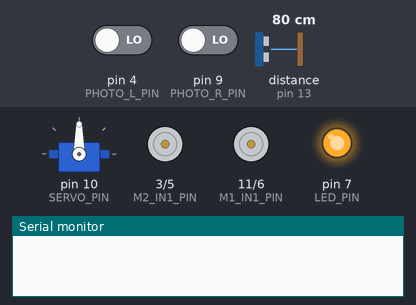
Recording of a sketch running on a simulated Arduino Uno, built with avr-gcc and run on an emulated ATmega328P. On the bench: servo, motor-driver pin pairs drawn as motors (green arrow = first pin HIGH = forward, orange = second pin HIGH = backward, longer = more drive), output pins drawn as LEDs (lit = HIGH), the last lines printed to the serial monitor. Wiring (inferred from the names in the program): ultrasonic range finder: trigger pin 12; echo pin 13. The test bench sets the inputs (shaded band); at power-on: distance to the obstacle (sensor on pin 13) 80 cm, pin 4 (PHOTO_L_PIN) LOW, pin 9 (PHOTO_R_PIN) LOW. The echo pulse lasts 58.3 µs per cm; pins used as bus, display or sensor lines are not drawn.

Above: at 0.1 s.
1.8 s: distance to the obstacle (sensor on pin 13) set to 250 cm
4.8 s: distance to the obstacle (sensor on pin 13) set to 2 cm
At 5.22 s:
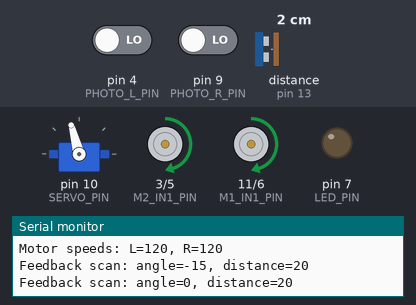
7.8 s: distance to the obstacle (sensor on pin 13) set to 83 cm
At 9.34 s:
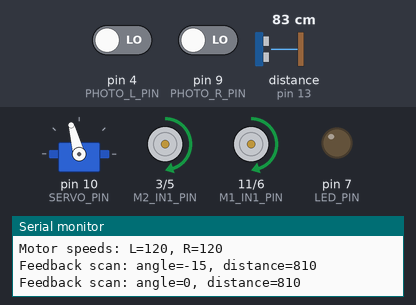
10.8 s: distance to the obstacle (sensor on pin 13) set to 60 cm
At 14.74 s:
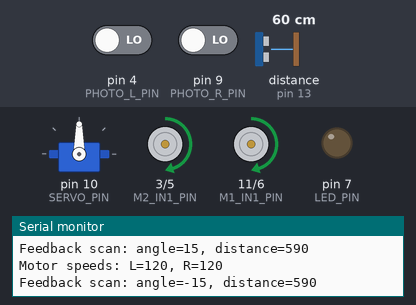
Timing chart, 0 to 14.8 s (numbered marks = the images above; inputs shaded):
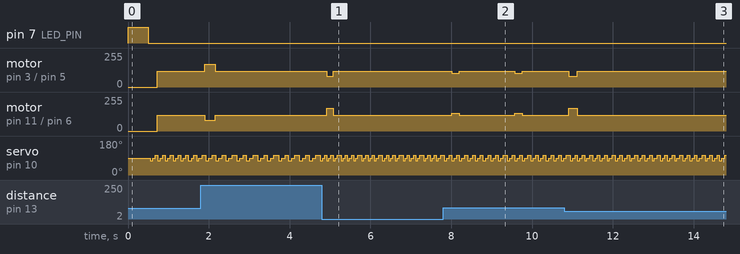

Measured:
- after the input at 4.8 s, motor on pin 3 (M2_IN1_PIN) / pin 5 (M2_IN2_PIN): forward 120/255 → forward 80/255 after 0.12 s, → forward 120/255 0.16 s later; motor on pin 11 (M1_IN1_PIN) / pin 6 (M1_IN2_PIN): forward 120/255 → forward 170/255 after 0.12 s, → forward 120/255 0.16 s later
- after the input at 7.8 s, motor on pin 3 (M2_IN1_PIN) / pin 5 (M2_IN2_PIN): alternates forward 120/255 for 1.4 s and forward 105/255 for 0.19 s, starting after 0.21 s; motor on pin 11 (M1_IN1_PIN) / pin 6 (M1_IN2_PIN): alternates forward 135/255 for 0.19 s and forward 120/255 for 1.4 s, starting after 0.21 s
- by itself, servo on pin 10 (SERVO_PIN): repeats every 0.18 s: 75° 0.06 s, 90° 0.06 s, 105° 0.06 s

The sketch:

calibrated_approach_test.ino
```cpp
#include "Arduino.h"
#include "avr/io.h"
#include "Servo.h"
//==================================================================
//  Calibrated Approach Test
//  フィードバック制御による精密接近テスト
//  Arduino UNO（ＡＶＲマイコン）プログラム
//==================================================================

// ピンアサイン定義（arduino_pin_assign.mdに基づく）
#define TRIG_PIN     12  // 距離センサ Trig信号
#define ECHO_PIN     13  // 距離センサ Echo信号
#define SERVO_PIN    10  // サーボモータ SG90
#define PHOTO_L_PIN  4   // 左フォトセンサ HC14出力 (Vp0)
#define PHOTO_R_PIN  9   // 右フォトセンサ HC14出力 (Vp1)
#define M2_IN1_PIN   3   // 左モータ方向制御
#define M2_IN2_PIN   5   // 左モータ方向制御
#define M1_IN1_PIN   11  // 右モータ方向制御
#define M1_IN2_PIN   6   // 右モータ方向制御
#define LED_PIN      7   // LED/警報信号

// テストパラメータ
#define DISTANCE_THRESHOLD    250     // Found判定距離（mm）
#define APPROACH_SPEED        120      // ターゲットに接近する際の基本速度
#define FEEDBACK_SCAN_DELAY   50      // 接近中に進路補正のためにスキャンする間隔（ミリ秒）
#define DIRECTION_CORRECTION_GAIN 1.5 // 接近中の進路補正の感度（大きいほど敏感に反応）

#define MIN_APPROACH_SPEED    80      // 接近時の最低速度
#define MAX_APPROACH_SPEED    170      // 接近時の最高速度

// モーターキャリブレーション定数
#define LEFT_MOTOR_COMPENSATION   1.0   // 左モーター補正係数
#define RIGHT_MOTOR_COMPENSATION  1.0   // 右モーター補正係数

// 状態定義
enum TestState {
  STATE_INIT,
  STATE_CALIBRATED_APPROACH,
  STATE_FOUND,
  STATE_FINISHED
};

// グローバル変数
Servo distanceSensorServo;
TestState currentState = STATE_INIT;

// タイマー変数
unsigned long lastFeedbackTime = 0;
unsigned long foundStartTime = 0;

// calibrated_approach関連変数
int currentScanIndex = 0;
int feedbackDistances[3]; // [left, center, right]
int feedbackScanAngles[3] = {-15, 0, 15};

// モーターキャリブレーション関連変数
float leftMotorCompensation = LEFT_MOTOR_COMPENSATION;
float rightMotorCompensation = RIGHT_MOTOR_COMPENSATION;

//==================================================================
void setup() {
  Serial.begin(9600);

  // ピン設定
  pinMode(TRIG_PIN, OUTPUT);
  pinMode(ECHO_PIN, INPUT);
  pinMode(PHOTO_L_PIN, INPUT);
  pinMode(PHOTO_R_PIN, INPUT);
  pinMode(LED_PIN, OUTPUT);

  // モーター制御ピン設定
  pinMode(M1_IN1_PIN, OUTPUT);
  pinMode(M1_IN2_PIN, OUTPUT);
  pinMode(M2_IN1_PIN, OUTPUT);
  pinMode(M2_IN2_PIN, OUTPUT);

  // サーボ初期化（正面向き）
  distanceSensorServo.attach(SERVO_PIN);
  distanceSensorServo.write(90);

  // LEDテスト
  digitalWrite(LED_PIN, HIGH);
  delay(500);
  digitalWrite(LED_PIN, LOW);

  Serial.println("Calibrated Approach Test initialized");
  Serial.println("Starting calibrated approach...");

  currentState = STATE_CALIBRATED_APPROACH;
}

//==================================================================
void loop() {
  unsigned long now = millis();

  switch(currentState) {
    case STATE_INIT:
      // 初期化完了済み
      break;

    case STATE_CALIBRATED_APPROACH:
      executeCalibratedApproach(now);
      break;

    case STATE_FOUND:
      executeFound(now);
      break;

    case STATE_FINISHED:
      executeFinished();
      break;

    default:
      currentState = STATE_INIT;
      break;
  }
}

//==================================================================
void executeCalibratedApproach(unsigned long now) {
  int currentDistance = getDistance();
  int leftPhoto = getL_Photo();
  int rightPhoto = getR_Photo();

  // デバッグ出力（常に表示）
  static unsigned long lastDebugTime = 0;
  if (now - lastDebugTime >= 500) { // 0.5秒間隔に変更
    Serial.print("Distance: ");
    Serial.print(currentDistance);
    Serial.print("mm, L_Photo: ");
    Serial.print(leftPhoto);
    Serial.print(", R_Photo: ");
    Serial.println(rightPhoto);
    lastDebugTime = now;
  }

  // ターゲット発見条件チェック
  if (currentDistance <= DISTANCE_THRESHOLD && (leftPhoto == 1 || rightPhoto == 1)) {
    setMotorBrake(); // 電磁ブレーキで停止
    Serial.println("TARGET FOUND!");
    Serial.print("Found at distance: ");
    Serial.print(currentDistance);
    Serial.println("mm");

    currentState = STATE_FOUND;
    foundStartTime = now;
    return;
  }

  // フォトセンサーによる停止判定（ターゲット発見でない場合）- 一時的にコメントアウト
  /*
  if ((leftPhoto == 1 || rightPhoto == 1) && currentDistance > DISTANCE_THRESHOLD) {
    setMotorBrake(); // 電磁ブレーキで一旦停止
    Serial.println("Black line detected - stopping test");
    currentState = STATE_FINISHED;
    return;
  }
  */

  // フィードバック制御による方向修正
  performFeedbackControl(now);
}

//==================================================================
void executeFound(unsigned long now) {
  // ブザーを2回鳴らす
  Serial.println("Target found! Beeping twice...");
  for (int i = 0; i < 2; i++) {
    tone(LED_PIN, 1000, 200); // 1kHzのブザーを200ms鳴らす
    delay(400); // 400ms待つ
  }

  // 回転動作（Speed200で365ms）
  Serial.println("Rotating for 365ms at speed 200...");
  setMotorSpeeds(-200, 200); // 左回転
  delay(365);
  setMotorSpeeds(0, 0); // 停止

  // テスト再開
  Serial.println("Restarting test...");
  currentState = STATE_CALIBRATED_APPROACH;
}

//==================================================================
void executeFinished() {
  // 全ての動作を停止
  setMotorSpeeds(0, 0);
  digitalWrite(LED_PIN, LOW);
  noTone(LED_PIN);

  // 完了メッセージを定期的に出力
  static unsigned long lastMessageTime = 0;
  unsigned long now = millis();

  if (now - lastMessageTime >= 5000) { // 5秒間隔
    Serial.println("Test finished. Reset to run again.");
    lastMessageTime = now;
  }
}

//==================================================================
// センサー・制御関数
//==================================================================

int getDistance() {
  digitalWrite(TRIG_PIN, LOW);
  delayMicroseconds(2);
  digitalWrite(TRIG_PIN, HIGH);
  delayMicroseconds(10);
  digitalWrite(TRIG_PIN, LOW);

  unsigned long duration = pulseIn(ECHO_PIN, HIGH, 30000); // 30ms タイムアウト追加

  // タイムアウトまたは無効な値をチェック
  if (duration == 0 || duration > 25000) { // 4m以上は無効
    return 9999; // 無効値として大きな値を返す
  }

  int distance = duration * 0.034 / 2; // cm計算

  // 最小距離チェック（2cm未満は無効）
  if (distance < 2) {
    return 9999;
  }

  return distance * 10; // mm変換
}

int getL_Photo() {
  return digitalRead(PHOTO_L_PIN); // デジタル読み取り（0 or 1）
}

int getR_Photo() {
  return digitalRead(PHOTO_R_PIN); // デジタル読み取り（0 or 1）
}

void setMotorSpeeds(int leftSpeed, int rightSpeed) {
  // モーター補正係数を適用
  int compensatedLeftSpeed = (int)(leftSpeed * leftMotorCompensation);
  int compensatedRightSpeed = (int)(rightSpeed * rightMotorCompensation);

  // 速度制限（0-255）
  compensatedLeftSpeed = constrain(compensatedLeftSpeed, -255, 255);
  compensatedRightSpeed = constrain(compensatedRightSpeed, -255, 255);

  // 左モータ制御 (M2)
  if (compensatedLeftSpeed > 0) {
    analogWrite(M2_IN1_PIN, compensatedLeftSpeed);
    analogWrite(M2_IN2_PIN, 0);
  } else if (compensatedLeftSpeed < 0) {
    analogWrite(M2_IN1_PIN, 0);
    analogWrite(M2_IN2_PIN, -compensatedLeftSpeed);
  } else {
    analogWrite(M2_IN1_PIN, 0);
    analogWrite(M2_IN2_PIN, 0);
  }

  // 右モータ制御 (M1)
  if (compensatedRightSpeed > 0) {
    analogWrite(M1_IN1_PIN, compensatedRightSpeed);
    analogWrite(M1_IN2_PIN, 0);
  } else if (compensatedRightSpeed < 0) {
    analogWrite(M1_IN1_PIN, 0);
    analogWrite(M1_IN2_PIN, -compensatedRightSpeed);
  } else {
    analogWrite(M1_IN1_PIN, 0);
    analogWrite(M1_IN2_PIN, 0);
  }
}

void setMotorBrake() {
  // 両方のモーターのIN1, IN2をHIGHにして電磁ブレーキをかける
  digitalWrite(M1_IN1_PIN, HIGH);
  digitalWrite(M1_IN2_PIN, HIGH);
  digitalWrite(M2_IN1_PIN, HIGH);
  digitalWrite(M2_IN2_PIN, HIGH);
}

//==================================================================
void performFeedbackControl(unsigned long now) {
  // フィードバックスキャンの実行
  if (now - lastFeedbackTime >= FEEDBACK_SCAN_DELAY) {
    performFeedbackScan();
    lastFeedbackTime = now;
  }

  // 3方向のスキャンが完了したら速度調整
  if (currentScanIndex >= 3) {
    adjustMotorSpeeds();
    currentScanIndex = 0;
  }
}

//==================================================================
void performFeedbackScan() {
  if (currentScanIndex < 3) {
    int scanAngle = feedbackScanAngles[currentScanIndex];
    distanceSensorServo.write(90 + scanAngle);
    delay(FEEDBACK_SCAN_DELAY);

    int distance = getDistance();
    feedbackDistances[currentScanIndex] = distance;

    Serial.print("Feedback scan: angle=");
    Serial.print(scanAngle);
    Serial.print(", distance=");
    Serial.println(distance);

    currentScanIndex++;
  }
}

//==================================================================
void adjustMotorSpeeds() {
  int leftDistance = feedbackDistances[0];
  int centerDistance = feedbackDistances[1];
  int rightDistance = feedbackDistances[2];

  // 方向修正計算
  float directionError = (leftDistance - rightDistance) * DIRECTION_CORRECTION_GAIN;

  // 左右モーター速度計算
  int leftSpeed = APPROACH_SPEED - (int)directionError;
  int rightSpeed = APPROACH_SPEED + (int)directionError;

  // 速度制限
  leftSpeed = constrain(leftSpeed, MIN_APPROACH_SPEED, MAX_APPROACH_SPEED);
  rightSpeed = constrain(rightSpeed, MIN_APPROACH_SPEED, MAX_APPROACH_SPEED);

  Serial.print("Motor speeds: L=");
  Serial.print(leftSpeed);
  Serial.print(", R=");
  Serial.println(rightSpeed);

  setMotorSpeeds(leftSpeed, rightSpeed);
}
```
